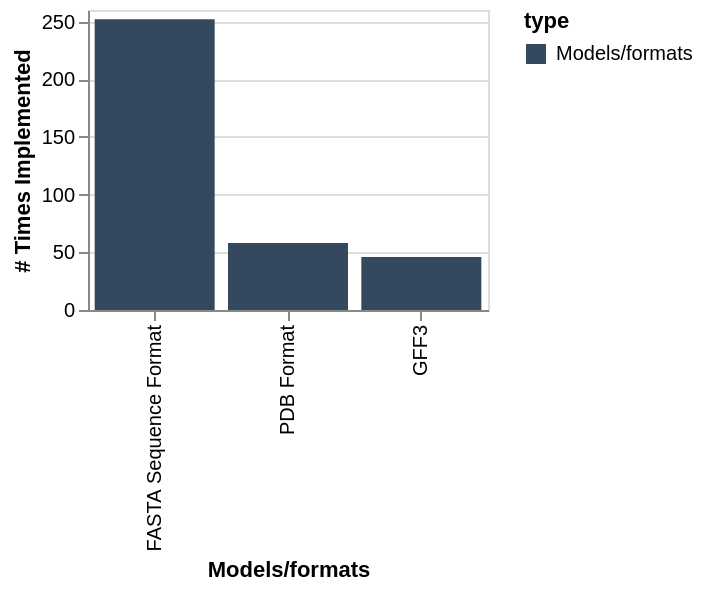

The Vega-Lite source for this figure:
### Vega-Lite specification from a JSON file in a GitHub repository (floating-point values rounded to 4 significant figures)
{"$schema": "https://vega.github.io/schema/vega-lite/v2.json", "data": {"values": [{"name": "FASTA Sequence Format", "type": "Models/formats", "size": 252, "index": 6, "total": 223, "percentage": 0.03}, {"name": "PDB Format", "type": "Models/formats", "size": 58, "index": 7, "total": 223}, {"name": "GFF3", "type": "Models/formats", "size": 46, "index": 8, "total": 223}]}, "mark": "bar", "encoding": {"y": {"field": "size", "type": "quantitative", "axis": {"title": "# Times Implemented"}}, "x": {"field": "name", "type": "nominal", "axis": {"title": "Models/formats"}, "sort": {"field": "type", "order": "ascending"}}, "color": {"field": "type", "type": "nominal", "scale": {"range": ["#34495E"]}}}, "config": {"facet": {"cell": {"strokeWidth": 0}}, "axis": {"domainWidth": 1}}, "width": 200, "height": 150}
